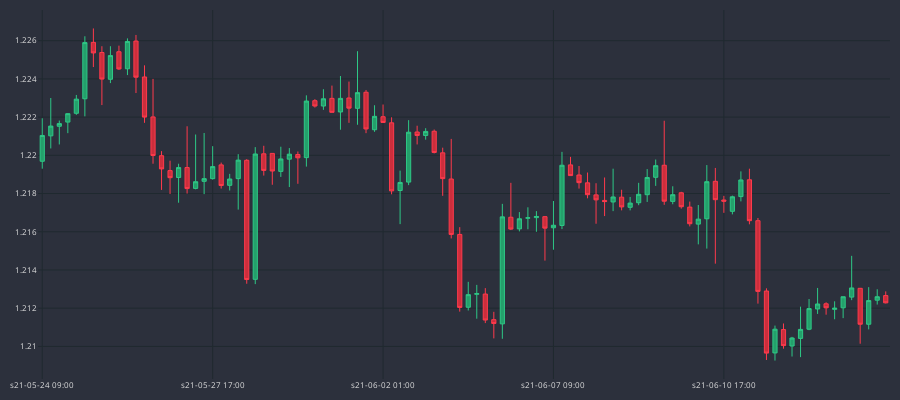

Notebook code cell kept with this figure:
### Code cell
fig = go.Figure()
fig.add_trace(go.Candlestick(
    x=df_plot.sTime,
    open=df_plot.mid_o,
    high=df_plot.mid_h,
    low=df_plot.mid_l,
    close=df_plot.mid_c,
    line=dict(width=1), opacity=1,
    increasing_fillcolor='#24A06B',
    decreasing_fillcolor='#CC2E3C',
    increasing_line_color='#2EC886',
    decreasing_line_color='#FF3A4C'             
))

fig.update_yaxes(
    gridcolor="#1f292f"
)
fig.update_xaxes(
    gridcolor="#1f292f",
    rangeslider=dict(visible=False),
    nticks=5
)

fig.update_layout(
    width=900,
    height=400,
    margin=dict(l=10,r=10,b=10,t=10),
    paper_bgcolor="#2c303c",
    plot_bgcolor="#2c303c",
    font=dict(size=8, color="#e1e1e1")
)    

fig.show()
